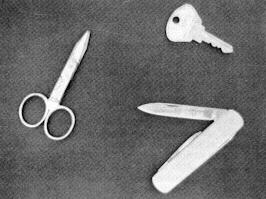
%> input picture Alumno/objetos.jpg, 266 x 199 px
$ octave lab7.m   (GNU Octave 9; MATLAB toolbox functions it lacks are replaced by stand-ins)
%> lines starting %> are read from the running program, lines starting %| are printed output that depends on the picture; in (x1, y1, x2, y2) boxes, pixels count from 0 and x2, y2 are one past the last pixel; in counts of white or black regions, pixels touching at a corner belong together; the program's own positions count from 1
### Alumno/myImage2BW.m
function bwImage = myImage2BW(imagen, threshold)
[rows cols] = size(imagen);
bwImage = zeros(rows, cols);

%[c] Recorrer la imagen pixel a pixel y si el valor es mayor al umbral se asigna el valor 255
%Las imágnes a crear tienen que tener valores enteros. No olviden poner el casting
for r=1:rows
  for c=1:cols
    if (imagen(r,c) > threshold)
      bwImage(r,c) = 255;
    end
  end
end
end

### Alumno/histogram.m
function h = histogram(image, canal)
h=zeros(1,256);
[filas, cols, canales]= size(image);

for i=1:filas
  for j=1:cols
    pixel = image(i,j,canal)+1;
    h(pixel) = h(pixel)+1;
  end

end

end

### Alumno/showHisto.m

function showHisto(h)

x=[1:256];
%stem(x,h);
bar(x,h,0.1);
axis([1 255]);
colormap(gray(255));
colorbar ("SouthOutside", "xtick", []);

end;

### Alumno/lab7.m
%----------------------------------------------------
%  		LABORATORIO 7
% 	  	 PARTE 1
%
%Autor: Octavio Rivera Romero
%Fecha: 13-12-13
%Versión:1
%
%----------------------------------------------------
close all
clear all
clc

%----------------------------------------------------
%	Ficheros utilizados en este apartado
%	lab7.m  [mc]

%
%	[c] A completar por el alumno
%	[m] A modificar por el alumno
%
%----------------------------------------------------


%--------------------- Menú inicial
printf('Elige el apartado que quiere seleccionar\n');
printf('[1] Apartado 1: Binarizacion mediante umbral\n');
printf('[2] Apartado 2: Seleccion automatica umbral\n');
printf('[3] Apartado 3: Convolucion 2D\n');
printf('[4] Apartado 4: Perfilado\n');
printf('[5] Apartado 5: Realce y singularidades\n');
printf('[6] Apartado 6: Reduccion\n');


apartado = input('Elige la opción [1-6] ');
%> the answer given: 1
switch(apartado)


case 1 %Apartado 1

%----------------------------------------------------------------------
% En este apartado se binariza una imagen mediante el uso
% de umbrales, que se pasan como parametro.
%----------------------------------------------------------------------

IN = imread('Objetos.jpg'); %modificar
%> IN is the input picture: size 199x266 uint8; min 0, max 255, mean 106.4
[filas, cols, canales] = size(IN);
%> filas = 199; cols = 266; canales = 1
imshow(IN);
threshold = 100; %modificar


bwimage=myImage2BW(IN, threshold);
%> after the loop in myImage2BW, `for r=1:rows`:
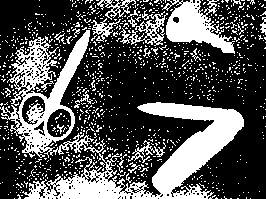
%> bwImage: size 199x266 double; 32.7% white; 1053 white regions (1031 under 20 px), largest, box (x1, y1, x2, y2) and area: (0, 30, 244, 199) 10757, (162, 0, 235, 54) 1897, (119, 10, 168, 46) 539

figure(2);
imshow(bwimage);

%[c] Representar el histograma del resultado
h = histogram(bwimage,1);
%> after the loop in histogram, `for i=1:filas`: h = 256 values, max 35627 at index 1, min 0 at index 2, mean 206.8
figure(3);
showHisto(h);
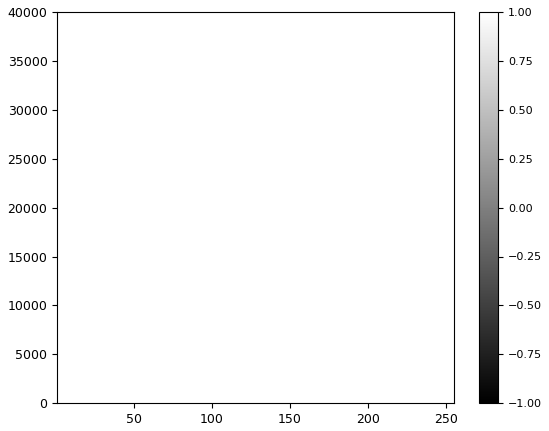
%> figure redrawn from the program's plot data; tallest bar 35627 high, from x = 0.95 to 1.05


case 2 %Apartado 2

%----------------------------------------------------------------------
% Seleccion automatica de umbral
%----------------------------------------------------------------------

IN = imread('eye.jpg'); %modificar por el alumno
[filas, cols, canales] = size(IN);
imshow(IN);

%[c] Calcular el histograma de la imagen

[umbral, mu1, mu2] = mvThreshold(histo); %Completar la funcion histogram

umbral
mu1
mu2
figure(2);
showHisto(histo);


case 3 %Apartado 3

%----------------------------------------------------------------------
% Operacion de convolucion 2D
%----------------------------------------------------------------------

IN = imread('eye.jpg'); %modificar por el alumno
[filas, cols, canales] = size(IN);
imshow(IN);
his = histogram(IN,1);

%mask = [1 1 1; 1 8 1; 1 1 1];
mask =  ones(3,3).*(1/9);  %Modificar

R = imConvolve(IN, mask); %Completar por el alumno

R

%Reajuste de la imagen
%[c] Obtener el valor para tomar decision de reajustar o no el resultado
maximo = max(max(R))
if (maximo>255)%[c] Insertar la codicion para reajustar
  RR = imRemap(R); %Completar funcion imRemap
  figure(1);
  imshow(RR);
  histog = histogram(RR,1);
else
  R=uint8(R);
  figure(2);
  imshow(R);
   histog = histogram(R,1);
end
figure(3);
showHisto(his);
figure(4);
showHisto(histog);


  case 4 %Apartado 4
%----------------------------------------------------------------------
% Perfilado
%----------------------------------------------------------------------

IN = imread('eye.jpg'); %modificar por el alumno

out = hboost(IN, 5, 20); %modificar

  case 5 %Apartado 5
%----------------------------------------------------------------------
% Realce y singularidades
%----------------------------------------------------------------------

IN = imread('objetos.jpg'); %modificar por el alumno

out = imBorder(IN); %Modificar


  case 6 %Apartado 6
%----------------------------------------------------------------------
% Diezmado
%----------------------------------------------------------------------

IN = imread('eye.jpg'); %modificar por el alumno
[filas, cols, canales] = size(IN);
imshow(IN);
title('Imagen original');

fil=imLPFilter(IN); %Este filtro paso de baja tiene una frecuencia de corte de 0.13

figure();
imshow(fil);
title('Imagen filtrada');


out=imDecimation(fil,3); %Modificar


figure();
imshow(out);
title('Diezmada y Filtrada');
print('DiezmadayFiltrada.jpg');

out1=imDecimation(IN,3);%Modificar
figure();
imshow(out1);
title('Diezamada Sin Filtrar');
print('DiezmadaSinFiltrada.jpg');


end  % Fin del programa

$ run again, with Alumno/aerea.bmp saved as Alumno/objetos.jpg
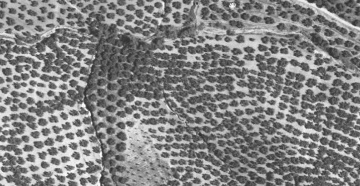
%> input picture Alumno/aerea.bmp, 360 x 186 px
%> IN is the input picture: size 186x360x3 uint8; min 45, max 255, mean 131.1
%> after the loop in myImage2BW, `for r=1:rows`:
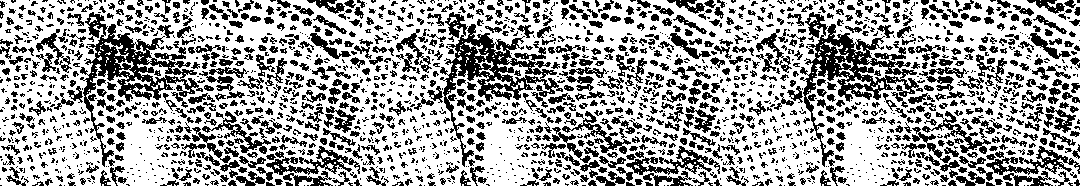
%> bwImage: size 186x1080 double; 64.6% white; 1977 black regions (1059 under 20 px), largest, box (x1, y1, x2, y2) and area: (80, 12, 203, 167) 4053, (440, 12, 563, 167) 4053, (800, 12, 923, 167) 4053
%> after the loop in histogram, `for i=1:filas`: h = 256 values, max 129828 at index 256, min 0 at index 2, mean 784.7
%> `showHisto(h);`:
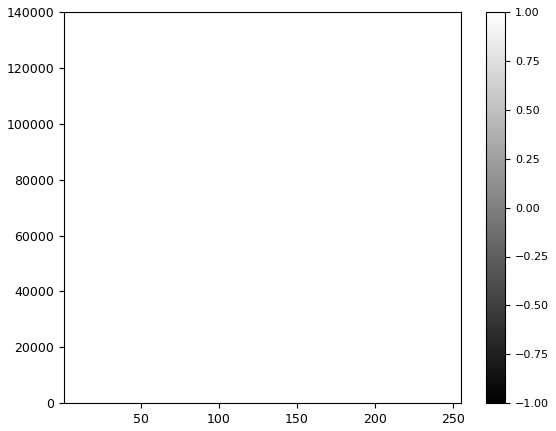
%> figure redrawn from the program's plot data; tallest bar 129828 high, from x = 255.9 to 256.1
